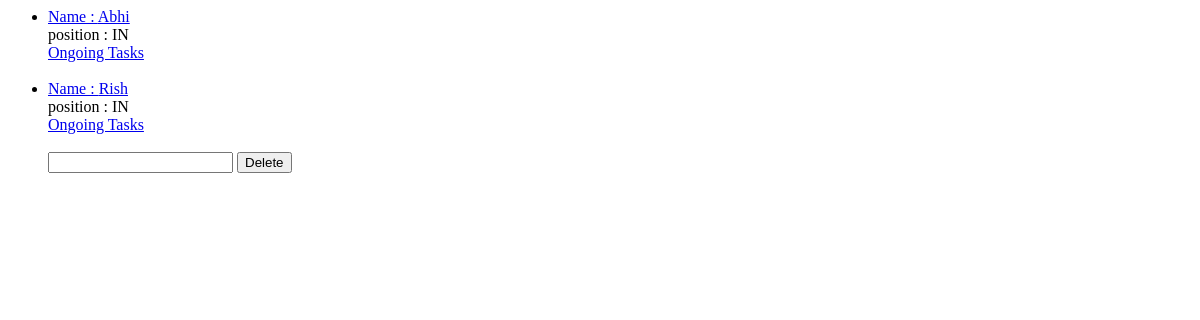
/employees/, run on an earlier commit of the app's database.
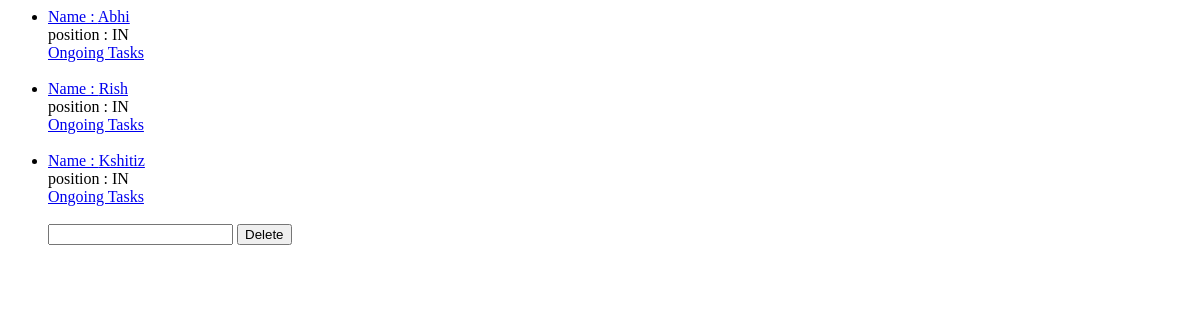
And on a later commit of the database.
### home/models.py (models this page shows)
class Employee(models.Model):
    name = models.CharField(max_length=50)
    choices = [
        ("IN","Intern"),
        ("EP","Employee")
    ]
    position = models.CharField(max_length = 20,choices = choices)
    desk = models.OneToOneField(Desk,on_delete=models.CASCADE)

### employees/views.py (the view)
# urls.py: path('',views.index,name="index"),
def index(request):
    t = loader.get_template("employees/index.html")
    if request.method == 'POST':
        i = request.POST.get("name")
        d = Employee.objects.get(name = i)
        d.delete()
    employees = Employee.objects.all().values()
    context = {
        "employees":employees,
    }
    return HttpResponse(t.render(context=context))

### employees/templates/employees/index.html (shortened to what this page needs)
{% extends "employees/master.html" %}
{% block content %}
<ul>
    {%for employee in employees %}
        <li>
            <div>
                <a href="desk/{{ employee.desk_id }}">Name : {{ employee.name }}</a>
            </div>
            <div>
                position : {{employee.position}}
            </div>
            <div>
                <a href="tasks/{{employee.id}}">Ongoing Tasks</a>
            </div>
            <br>
        </li>
        {% endfor %}
        <div>
            <form action="" method="POST">
                <input type="text" name="name">
                <button type="submit">Delete</button>
            </form>
        </div>
</ul>
{% endblock %}

What changed in the data, as far as the page shows it:
added Employee: name "Kshitiz", position "IN"
